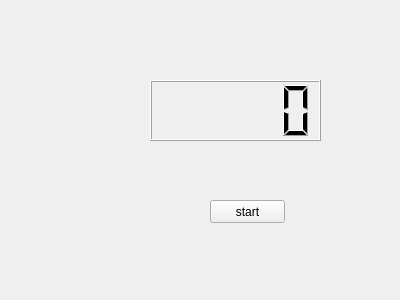
<?xml version="1.0" encoding="UTF-8"?>
<ui version="4.0">
 <class>Widget</class>
 <widget class="QWidget" name="Widget">
  <property name="geometry">
   <rect>
    <x>0</x>
    <y>0</y>
    <width>400</width>
    <height>300</height>
   </rect>
  </property>
  <property name="windowTitle">
   <string>Widget</string>
  </property>
  <widget class="QLCDNumber" name="lcdNumber">
   <property name="geometry">
    <rect>
     <x>150</x>
     <y>80</y>
     <width>171</width>
     <height>61</height>
    </rect>
   </property>
  </widget>
  <widget class="QPushButton" name="pushButton">
   <property name="geometry">
    <rect>
     <x>210</x>
     <y>200</y>
     <width>75</width>
     <height>23</height>
    </rect>
   </property>
   <property name="text">
    <string>start</string>
   </property>
  </widget>
 </widget>
 <layoutdefault spacing="6" margin="11"/>
 <resources/>
 <connections/>
</ui>
